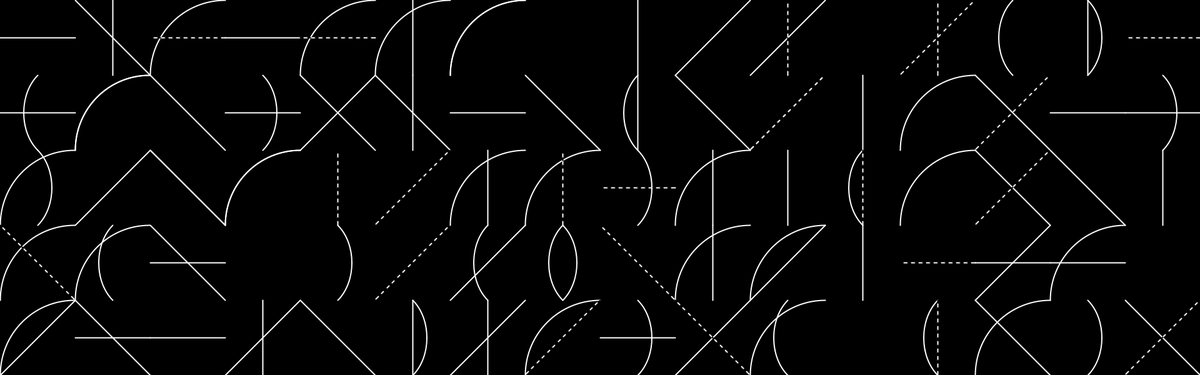
Frame 1 (no input)
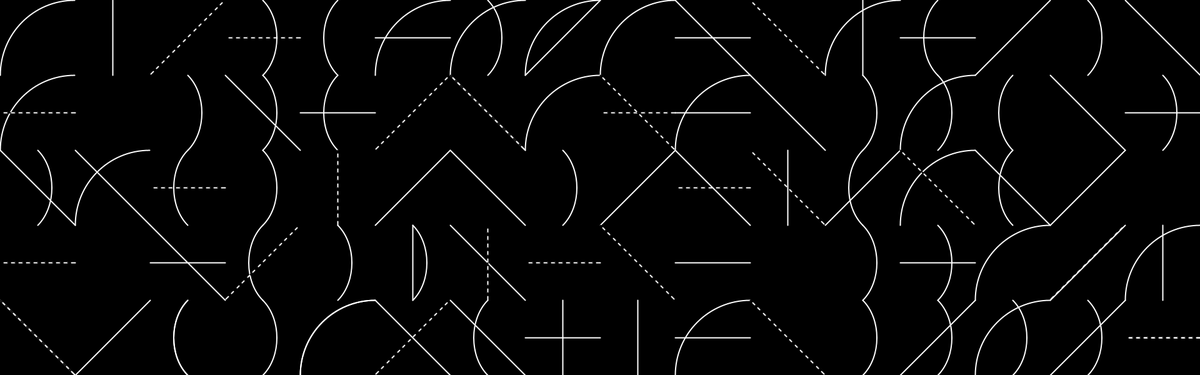
Frame 2 (the mouse pressed at the canvas centre, redrawn once)

The Processing sketch that drew these frames (run headless with seeded random() and noise(); the mouse was pressed at the canvas centre and the sketch redrawn once):

// Processing sketch: week10_alptugan_Sol_Lewitt_07
// ── week10_alptugan_Sol_Lewitt_07.pde
// https://www.moma.org/calendar/exhibitions/305
// Rules
// 1- Grid must be in fixed size
// 2- All grid must include 2 random shape
// 3- There must be minimum 4 different shapes

boolean isDebug;

float xStart;
float yStart;
float xEnd;
float yEnd;

float gridSize;

float strokeW;

void setup() {
  surface.setLocation(0, 0);
  size(1920, 600);
  background(0);

  smooth(); 

  xStart = 0;
  yStart = 0;
  xEnd = width;
  yEnd = height;

  gridSize = 120;
  strokeW  = 2;
  isDebug = true;
  noLoop();
}


void draw() {
  background(0); 
  noFill();

  for (float x = 0; x < width; x += gridSize) {
    for (float y = 0; y < height; y+= gridSize) {
      // debug Lines
      if (isDebug == true) {
        stroke(0, 0, 0, 30);
        strokeWeight(1);
        if (y == 0) {
          line(x, 0, x, height);
        }
        if (x == 0) {
          line(0, y, width, y);
        }
      }
    }
  }

  //randomSeed(10);
  for (float x = 0; x < width; x += gridSize) {
    for (float y = 0; y < height; y+= gridSize) {

      generateGrid(x, y, gridSize);
      generateGrid(x, y, gridSize);
    }
  }
}

void generateGrid(float x, float y, float gridSize) {

  float chanceFac = random(13);

  if (chanceFac <= 1) {
    xStart = x;
    yStart = y;
    xEnd   = x + gridSize;
    yEnd   = y + gridSize;

    drawDiagonalLine(xStart, yStart, xEnd, yEnd);
  } else if ( chanceFac <= 2) {
    xStart = x + gridSize;
    yStart = y;
    xEnd   = x;
    yEnd   = y + gridSize;

    drawDiagonalLine(xStart, yStart, xEnd, yEnd);
  } else if (chanceFac <= 3) {
    // Vertical Line in the middle
    xStart = x + gridSize * 0.5;
    yStart = y;
    xEnd   = x + gridSize * 0.5;
    yEnd   = y + gridSize;
    drawStraightLine(xStart, yStart, xEnd, yEnd);
  } else if (chanceFac <= 4) {
    // Horizontal Line in the middle
    xStart = x;
    yStart = y + gridSize * 0.5;
    xEnd   = x + gridSize;
    yEnd   = y + gridSize * 0.5;
    drawStraightLine(xStart, yStart, xEnd, yEnd);
  } else if (chanceFac <= 6) {
    // Draw quater circle
    xStart = x + gridSize;
    yStart = y + gridSize;
    xEnd   = gridSize*2;
    yEnd   = gridSize*2;
    drawQuarterCircle(xStart, yStart, xEnd, yEnd);
  } else if (chanceFac <= 6.5) {
    xStart = x;
    yStart = y + gridSize * 0.5;
    drawHorizontalDashedLine(xStart, yStart);
  } else if (chanceFac <= 7) {
    xStart = x + gridSize * 0.5;
    yStart = y;
    drawVerticalDashedLine(xStart, yStart);
  } else if (chanceFac <= 7.5) {
    xStart = x;
    yStart = y;
    xEnd   = x + gridSize;
    yEnd   = y + gridSize;
    drawDiagonalDashedLine(xStart, yStart, xEnd, yEnd);
  } else if (chanceFac <= 8) {
    xStart = x + gridSize;
    yStart = y;
    xEnd   = x + gridSize*2;
    yEnd   = y + gridSize;
    drawDiagonalDashedLine2(xStart, yStart, xEnd, yEnd);
  } else if (chanceFac <= 9) {
    xStart = x;
    yStart = y;
    xEnd   = x + gridSize;
    yEnd   = y + gridSize;
    //drawSemiCircleHorizontal(xStart, yStart, xEnd, yEnd);
  } else if (chanceFac <= 11) {
    xStart = x;
    yStart = y;
    xEnd   = x + gridSize;
    yEnd   = y + gridSize;
    //drawSemiCircleHorizontal2(xStart, yStart, xEnd, yEnd);
  } else if (chanceFac <= 12) {
    xStart = x + gridSize * 0.5;
    yStart = y;
    xEnd   = x + gridSize * 0.5;
    yEnd   = y + gridSize;
    drawSemiCircleVertical(xStart, yStart, xEnd, yEnd, 1);
  } else if (chanceFac <= 13) {
    xStart = x + gridSize * 0.5;
    yStart = y;
    xEnd   = x + gridSize * 0.5;
    yEnd   = y + gridSize;
    drawSemiCircleVertical(xStart, yStart, xEnd, yEnd, -1);
  }
}

void drawSemiCircleHorizontal(float x1, float y1, float x2, float y2) {
  strokeWeight(strokeW);
  stroke(255, 255);
  //bezier(0, 0, gridSize*0.25, gridSize*0.3, gridSize*0.75, gridSize*0.3, gridSize, 0);
  bezier(x1, y1 + gridSize*0.5, 
         x1 + gridSize*0.25, y1 + gridSize*0.25, 
         x2 - gridSize*0.25, y1 + gridSize*0.25, 
         x2, y1 + gridSize*0.5);
}

void drawSemiCircleVertical(float x1, float y1, float x2, float y2, float dir) {
  strokeWeight(strokeW);
  stroke(255, 255);
  //bezier(0, 0, gridSize*0.25, gridSize*0.3, gridSize*0.75, gridSize*0.3, gridSize, 0);
  bezier(x1, y1, 
         x1 + gridSize*0.25 * dir, y1 + gridSize*0.25, 
         x2 + gridSize*0.25 * dir, y2 - gridSize*0.25, 
         x2, y2);
}

void drawSemiCircleHorizontal2(float x1, float y1, float x2, float y2) {
  strokeWeight(strokeW);
  stroke(255, 255);
  //bezier(0, 0, gridSize*0.25, gridSize*0.3, gridSize*0.75, gridSize*0.3, gridSize, 0);
  bezier(x1, y1 + gridSize*0.5, 
         x1 + gridSize*0.25, y1 + gridSize*0.75, 
         x2 - gridSize*0.25, y1 + gridSize*0.75, 
         x2, y1 + gridSize*0.5);
}

void drawStraightLine(float x1, float y1, float x2, float y2) {
  // Set stroke thickness
  //strokeCap(PROJECT);
  strokeWeight(strokeW);
  stroke(255, 255);

  line(x1, y1, x2, y2);
}

void drawHorizontalDashedLine(float x1, float y1) {
  strokeWeight(strokeW);
  stroke(255, 255);

  for (float x = x1; x < x1 + gridSize; x += 6) {
    stroke(-(int(x)+int(y1)>>1 & 1));
    line(x, y1, x+6, y1);
  }
}

void drawVerticalDashedLine(float x1, float y1) {
  strokeWeight(strokeW);
  stroke(255, 255);

  for (float y = y1; y < y1 + gridSize; y += 6) {
    stroke(-(int(y)+int(x1)>>1 & 1));
    line(x1, y, x1, y + 6);
  }
}

void drawDiagonalDashedLine(float x1, float y1, float x2, float y2) {
  strokeWeight(strokeW);
  stroke(255, 255);

  pushMatrix();
  translate(x1, y1);
  rotate(radians(45));
  for (float x = x1; x < x1 + gridSize + gridSize*0.4; x += 6) {
    stroke(-(int(x)+int(y1)>>1 & 1));
    line(x - x1, 0, x+6 - x1, 0);
  }
  popMatrix();
}

void drawDiagonalDashedLine2(float x1, float y1, float x2, float y2) {
  strokeWeight(strokeW);
  stroke(255, 255);

  pushMatrix();
  translate(x1, y1);
  rotate(radians(90+45));
  for (float x = x1; x < x1 + gridSize + gridSize*0.4; x += 6) {
    stroke(-(int(x)+int(y1)>>1 & 1));
    line(x - x1, 0, x+6 - x1, 0);
  }
  popMatrix();
}

void drawDiagonalLine(float x1, float y1, float x2, float y2) {
  // Set stroke thickness
  //strokeCap(PROJECT);
  strokeWeight(strokeW);
  stroke(255, 255);

  // Draw Line
  line(x1, y1, x2, y2);
}

void drawQuarterCircle(float x1, float y1, float x2, float y2) {
  //arc(0, 0, gridSize * 2, gridSize * 2, 0, HALF_PI);
  strokeWeight(strokeW);
  stroke(255, 255);
  arc(x1, y1, x2, y2, PI, PI+HALF_PI);
}


void mousePressed() {
  loop();
}

void mouseReleased() {
  noLoop();
}
